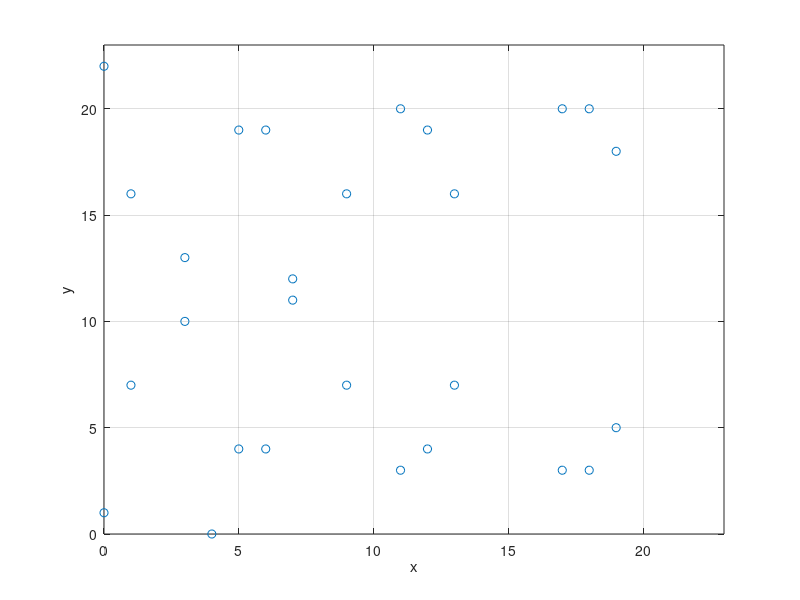

Write the MATLAB code that produced this figure. (Note: this script raises an error after producing the figure.)
%
% ECC (Elliptic Curve Cryptography)
%
% example_p326: Stallings, 7th-edition, p.326
%
% y^2 = x^3 + ax + b
%
clear;
clc;
%
global p a;
p = 23;
a = 1;
b = 1;
%
XY = zeros(1, 2); % store every points solution
index = 0;        % total number of points == index + 1
for ix = 0 : p-1
    % y^2 = x^3 + ax + b
    y2 = mod(ix^3 + a*ix+b, p); % y2 <-- y^2
    for iy = 0 : p-1
        if mod(iy^2, p) == y2
            index=index+1;
            XY(index,1)=ix;
            XY(index,2)=iy;
        end
    end
end
%
plot(XY(:, 1), XY(:, 2), 'o');
axis([0, p, 0, p]);
grid on;     % plot dotted grid line mode "on"
xlabel('x');
ylabel('y');
%
GT = ones(index + 2, 3*index);
for ii = 1 : index 
    G = XY(ii, :);
    GT(1, (ii-1)*3 + 1 : ii*3 - 1) = G;
    for n = 2 : index+2
        P = point_multiplication(G, n);
        GT(n, (ii - 1)*3 + 1 : ii*3 - 1) = P;
    end
end

